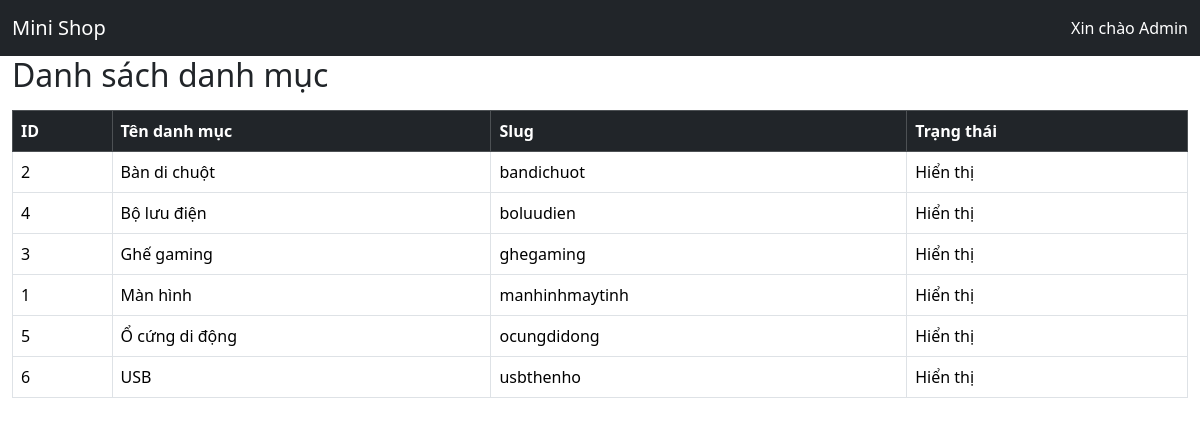
The app's page /views/admin/categories/index.php with its own data.
### tables this page shows
CREATE TABLE `categories` (
  `id` int(11) NOT NULL,
  `catename` varchar(100) NOT NULL,
  `slug` varchar(150) DEFAULT NULL,
  `image` varchar(255) DEFAULT NULL,
  `description` text DEFAULT NULL,
  `status` tinyint(4) DEFAULT 1,
  `created_at` datetime DEFAULT current_timestamp(),
  `updated_at` datetime DEFAULT current_timestamp() ON UPDATE current_timestamp()
);

### config/Database.php (called while the page is built, shortened)
<?php
class Database
{
    protected string $host = "localhost";
    protected string $database = "nguyendinhdoan_database";
    protected string $username = "root";
    protected string $password = "";
    protected function connect(): void
    {
        try {
            $this->conn = new mysqli(
                $this->host,
                $this->username,
                $this->password,
                $this->database
            );
        } catch (Exception $e) {
            throw new Exception($e->getMessage());
        }
    }
}

### dao/CategoryDAO.php (called while the page is built, shortened)
<?php
require_once __DIR__ . "/BaseDAO.php";
require_once __DIR__ . "/../models/Category.php";
class CategoryDAO extends BaseDAO
{
    public function getAll(): array
    {
        $list = [];
        try {
            $sql = "SELECT * FROM categories ORDER BY catename";
            $result = $this->executeQuery($sql);
            while ($row = $result->fetch_assoc()) {
                $category = new Category(
                    $row["catename"],
                    $row["slug"],
                    $row["image"],
                    $row["description"],
                    $row["status"]
                );
                $category->id = $row["id"];
                $category->createdAt = $row["created_at"];
                $category->updatedAt = $row["updated_at"];
                $list[] = $category;
            }
        } catch (Exception $e) {
            throw $e;
        }
        return $list;
    }
}

### dao/BaseDAO.php (called while the page is built, shortened)
<?php
require_once __DIR__ . "/../config/Database.php";
class BaseDAO extends Database
{
    protected function executeQuery(string $sql): mysqli_result|false
    {
        return $this->conn->query($sql);
    }
}

### models/Category.php (called while the page is built, shortened)
<?php
class Category
{
    public function __construct(
        string $catename = "",
        string $slug = "",
        ?string $image = null,
        ?string $description = null,
        int $status = 1
    ) {
        $this->catename = $catename;
        $this->slug = $slug;
        $this->status = $status;
    }
}

### views/admin/categories/index.php (the view, shortened to what this page needs)
<?php
require_once "../../../dao/CategoryDAO.php";
$categoryDAO = new CategoryDAO();
$categories = $categoryDAO->getAll();
?>
<h2 class="mb-3">Danh sách danh mục</h2>
<table class="table table-bordered table-hover">
    <thead class="table-dark">
        <tr>
            <th>ID</th>
            <th>Tên danh mục</th>
            <th>Slug</th>
            <th>Trạng thái</th>
        </tr>
    </thead>
    <tbody>
    <?php foreach($categories as $item): ?>
        <tr>
            <td><?= $item->id ?></td>
            <td><?= $item->catename ?></td>
            <td><?= $item->slug ?></td>
            <td>
                <?= $item->status == 1 ? "Hiển thị" : "Ẩn" ?>
            </td>
        </tr>
    <?php endforeach; ?>
    </tbody>
</table>
<?php
$content = ob_get_clean();
include "../layouts/master.php";

### views/admin/layouts/header.php (shortened to what this page needs)
<!DOCTYPE html>
<html lang="vi">
<head>
    <link href="https://cdn.jsdelivr.net/npm/bootstrap@5.3.7/dist/css/bootstrap.min.css" rel="stylesheet">
    <link href="https://cdn.jsdelivr.net/npm/bootstrap-icons@1.13.1/font/bootstrap-icons.css" rel="stylesheet">
</head>
<body>
<nav class="navbar navbar-expand-lg navbar-dark bg-dark">
    <div class="container-fluid">
        <a class="navbar-brand" href="#">
            Mini Shop
        </a>
        <div class="ms-auto text-white">
            Xin chào Admin
        </div>
    </div>
</nav>

### views/admin/layouts/master.php (shortened to what this page needs)
<?php include "header.php"; ?>
<div class="container-fluid">
    <div class="row">
        <div class="col">
        <?= $content ?>
        </div>
    </div>
</div>
<?php include "footer.php"; ?>

### views/admin/layouts/footer.php (shortened to what this page needs)
</body>
</html>

### records on screen
categories: id "2", catename "Bàn di chuột", slug "bandichuot", status "Hiển thị"
categories: id "4", catename "Bộ lưu điện", slug "boluudien", status "Hiển thị"
categories: id "3", catename "Ghế gaming", slug "ghegaming", status "Hiển thị"
categories: id "1", catename "Màn hình", slug "manhinhmaytinh", status "Hiển thị"
categories: id "5", catename "Ổ cứng di động", slug "ocungdidong", status "Hiển thị"
categories: id "6", catename "USB", slug "usbthenho", status "Hiển thị"
